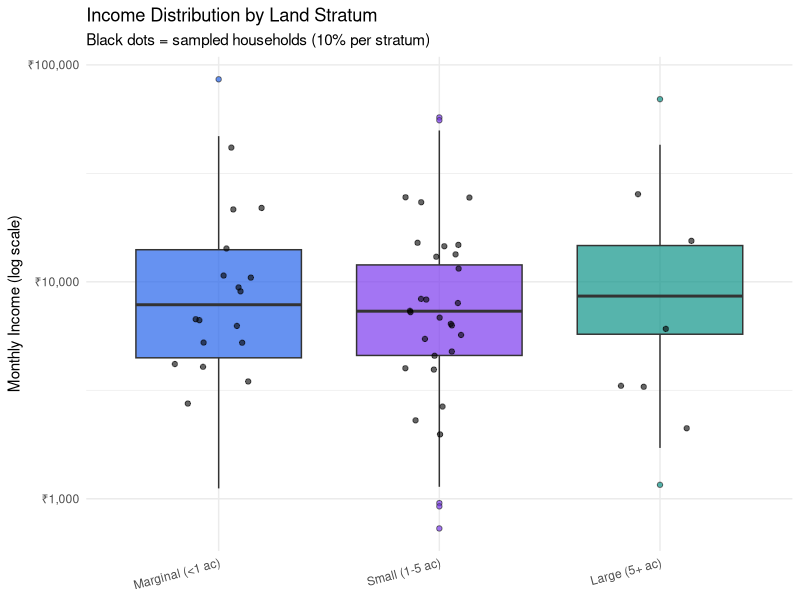

R code for this plot:
## ---- chunk 1
#| message: false
library(tidyverse)

# Simulate a village population
set.seed(42)
village_pop <- data.frame(
  household_id = 1:500,
  income = exp(rnorm(500, log(8000), 0.8)),
  num_members = rpois(500, 4.5) + 1,
  landholding = rexp(500, 1/2.5)  # acres
)

# SRS: draw 50 households
srs_sample <- village_pop |>
  slice_sample(n = 50)

# Compare estimates to true values
comparison <- bind_rows(
  village_pop |> summarise(group = "Population", 
                           mean_income = mean(income),
                           mean_size = mean(num_members)),
  srs_sample |> summarise(group = "SRS Sample (n=50)", 
                           mean_income = mean(income),
                           mean_size = mean(num_members))
)

knitr::kable(comparison, digits = 1,
             caption = "SRS vs Population parameters")
## ---- chunk 2
#| fig-height: 5

# Add strata based on landholding
village_pop <- village_pop |>
  mutate(
    stratum = case_when(
      landholding == 0         ~ "Landless",
      landholding < 1          ~ "Marginal (<1 ac)",
      landholding < 5          ~ "Small (1-5 ac)",
      TRUE                     ~ "Large (5+ ac)"
    ) |> factor(levels = c("Landless","Marginal (<1 ac)","Small (1-5 ac)","Large (5+ ac)"))
  )

# Proportional stratified sample
strat_sample <- village_pop |>
  group_by(stratum) |>
  slice_sample(prop = 0.1) |>  # 10% from each stratum
  ungroup()

# Visualise income by stratum
ggplot(village_pop, aes(x = stratum, y = income, fill = stratum)) +
  geom_boxplot(alpha = 0.7, outlier.shape = 21) +
  geom_jitter(data = strat_sample, aes(x = stratum, y = income),
              width = 0.2, alpha = 0.6, color = "black", size = 1.5) +
  scale_y_log10(labels = scales::label_number(prefix = "₹", big.mark = ",")) +
  scale_fill_manual(values = c("#2563eb","#7c3aed","#0d9488","#d97706")) +
  labs(title = "Income Distribution by Land Stratum",
       subtitle = "Black dots = sampled households (10% per stratum)",
       x = NULL, y = "Monthly Income (log scale)") +
  theme_minimal(base_size = 11) +
  theme(legend.position = "none",
        axis.text.x = element_text(angle = 15, hjust = 1))
## ---- chunk 3
# Simulate 20 clusters (villages), sample 5 clusters
set.seed(99)
n_clusters <- 20
clusters <- data.frame(
  cluster_id = 1:n_clusters,
  district = sample(c("Rohtak","Hisar","Karnal","Panipat"), 
                    n_clusters, replace = TRUE),
  pop_size = sample(200:800, n_clusters)
)

# Within-cluster correlation (ICC) effect
icc <- 0.15  # typical for income surveys
design_effect <- 1 + (mean(clusters$pop_size) - 1) * icc

cat("Design Effect (DEFF):", round(design_effect, 2))
cat("\nEffective sample size reduction:", round((1 - 1/design_effect)*100, 1), "%")
